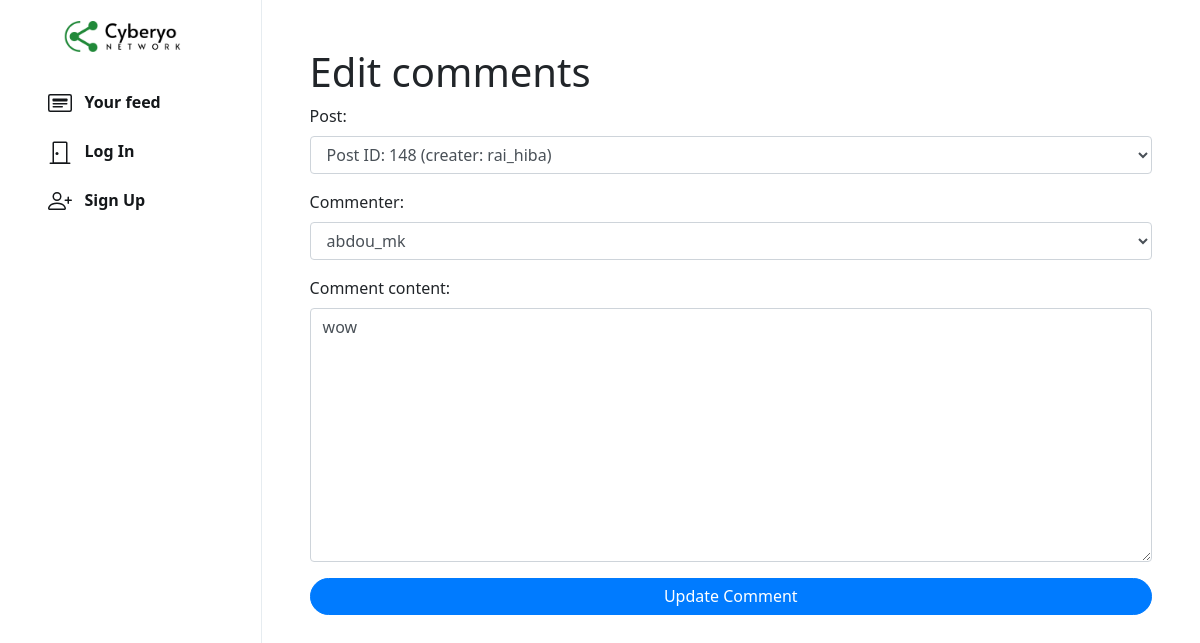
The app's page /n/admin/edit/comment/175/ with its own data.
### network/models.py (models this page shows, shortened)
class Comment(models.Model):
    post = models.ForeignKey(Post, on_delete=models.CASCADE, related_name='comments')
    commenter = models.ForeignKey(User, on_delete=models.CASCADE, related_name='commenters')
    comment_content = models.TextField(max_length=90)
    comment_time = models.DateTimeField(default=timezone.now)

### network/views.py (the view)
# urls.py: path('n/admin/edit/comment/<int:comment_id>/', views.edit_comment, name='edit_comment'),
def edit_comment(request, comment_id):
    comment = get_object_or_404(Comment, id=comment_id)
    if request.method == 'POST':
        form = CommentForm(request.POST, instance=comment)
        if form.is_valid():
            form.save()
            return redirect('admin_comment')  # Adjust the redirection URL as needed
    else:
        form = CommentForm(instance=comment)
    return render(request, 'network/admin_panel/edit_comment.html', {'form': form, 'comment': comment})

### network/forms.py
class CommentForm(forms.ModelForm):
    class Meta:
        model = Comment
        fields = ['post', 'commenter','comment_content']

### network/models.py (called while the page is built)
    def __str__(self):
        return self.username

    def __str__(self):
        return f"Post ID: {self.id} (creater: {self.creater})"

### network/templates/network/admin_panel/edit_comment.html (shortened to what this page needs)
{% extends "network/layout.html" %}
{% load static %}
{% block body %}
{% load widget_tweaks %}
<div class="main-div" style="width: 78.2%;">
  <form method="post" class="d-flex flex-column justify-content-center p-5" enctype="multipart/form-data">
    <h1>Edit comments</h1>
    {% for field in form.visible_fields %}
                <div class="form-group">
                {{ field.label_tag }}
                {% render_field field class="form-control" %}
                </div>
            {% endfor %}
    <button type="submit" class="btn btn-primary">Update Comment</button>
  </form>
</div>
{% endblock %}

### network/static/network/styles.css (style rules this page uses)
.btn { border-radius: 20px; padding: 0.32rem 1rem 0.375rem 1rem; }
.btn, .btn:focus, .btn:active { box-shadow: none !important; -webkit-box-shadow: none !important; }
.main-div { position: relative; width: 47.25%; min-height: 100vh; left: 21.8%; }

### records on screen
Comment: post "Post ID: 148 (creater: rai_hiba)" "abdou_mk" "wow"

### other values on screen
{{ field.label_tag }} "Post:" "Commenter:" "Comment content:"
